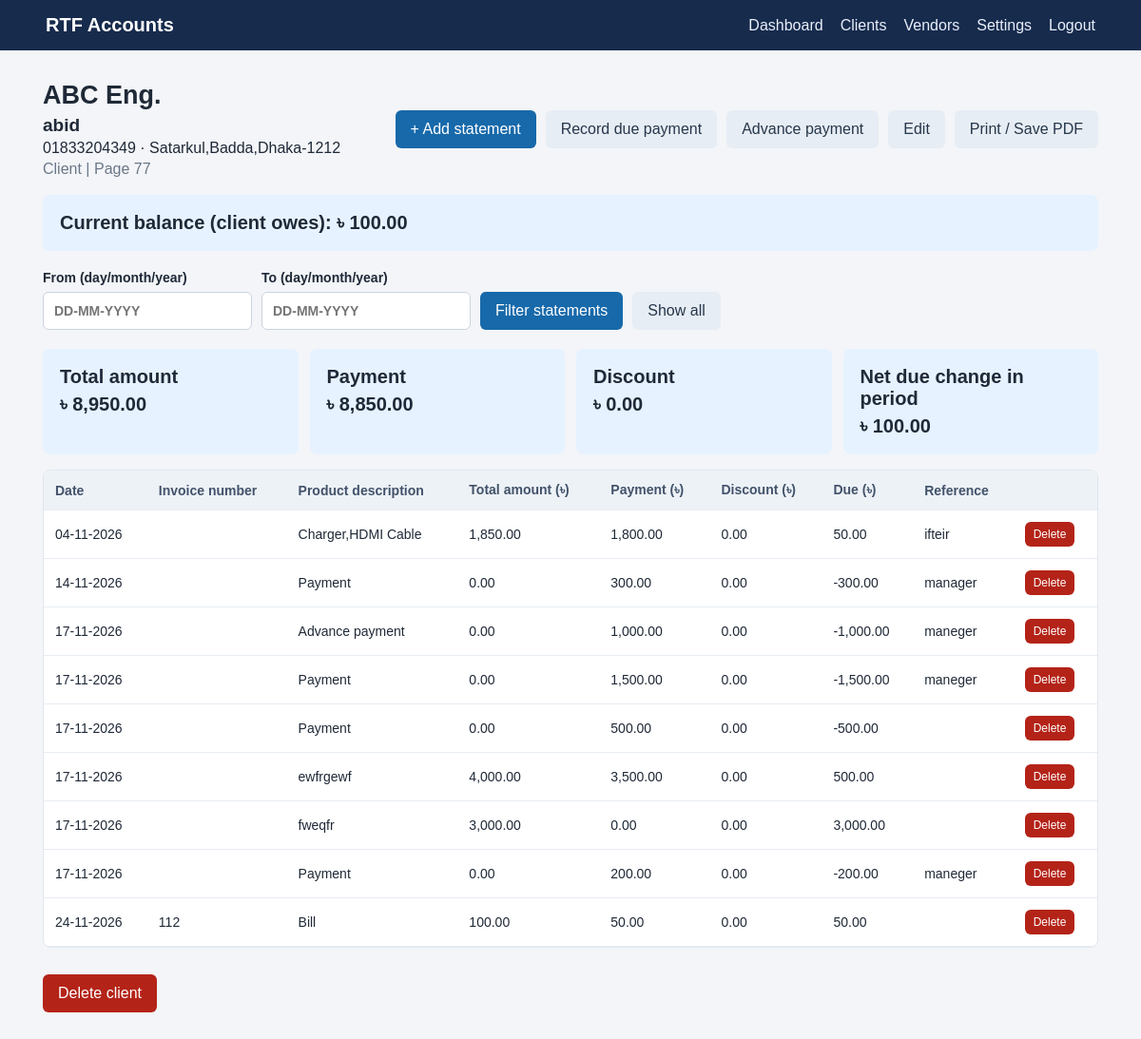
The app's page /party/1 (signed in) with its own data.
### tables this page shows
CREATE TABLE parties(
          id INTEGER PRIMARY KEY, kind TEXT NOT NULL CHECK(kind IN ('client','vendor')),
          name TEXT NOT NULL, company TEXT DEFAULT '', phone TEXT DEFAULT '', address TEXT DEFAULT '',
          page_no TEXT DEFAULT '', opening_balance REAL NOT NULL DEFAULT 0, notes TEXT DEFAULT '',
          created_at TEXT NOT NULL DEFAULT CURRENT_TIMESTAMP
        );

CREATE TABLE transactions(
          id INTEGER PRIMARY KEY, party_id INTEGER NOT NULL REFERENCES parties(id) ON DELETE CASCADE,
          txn_date TEXT NOT NULL, txn_type TEXT NOT NULL, description TEXT DEFAULT '',
          amount REAL NOT NULL CHECK(amount >= 0), reference TEXT DEFAULT '',
          created_at TEXT NOT NULL DEFAULT CURRENT_TIMESTAMP
        , payment REAL NOT NULL DEFAULT 0, discount REAL NOT NULL DEFAULT 0, invoice_no TEXT DEFAULT '');

### app.py (the view)
@app.route("/party/<int:party_id>")
@login_required
def party_detail(party_id):
    start, end = date_range_from_request()
    with db() as con:
        p=con.execute("SELECT * FROM parties WHERE id=?",(party_id,)).fetchone()
        if not p: abort(404)
        sql="SELECT * FROM transactions WHERE party_id=?"; args=[party_id]
        if start: sql+=" AND txn_date>=?"; args.append(start)
        if end: sql+=" AND txn_date<=?"; args.append(end)
        sql+=" ORDER BY txn_date,id"
        txns=con.execute(sql,args).fetchall()
        balance=party_balance(p,con)
        totals=statement_totals(p["kind"],txns)
        txns=statement_rows(p["kind"],txns)
    return render_template("party_detail.html",p=p,txns=txns,balance=balance,start=start,end=end,
                           total_amount=totals["amount"],total_payment=totals["payment"],
                           total_discount=totals["discount"],total_due=totals["due"])

### app.py (called while the page is built)
def db():
    conn = sqlite3.connect(DB_PATH)
    conn.row_factory = sqlite3.Row
    conn.execute("PRAGMA foreign_keys = ON")
    return conn

def login_required(fn):
    @wraps(fn)
    def wrapped(*args, **kwargs):
        if not session.get("user_id"):
            return redirect(url_for("login"))
        return fn(*args, **kwargs)
    return wrapped

def money(value):
    return f"{float(value or 0):,.2f}"

def parse_date(value):
    value = (value or "").strip()
    try:
        return datetime.strptime(value, "%d-%m-%Y").date()
    except ValueError:
        return date.fromisoformat(value)

def date_range_from_request():
    result = []
    for label in ("from", "to"):
        value = request.args.get(label, "").strip()
        if not value:
            result.append("")
            continue
        try:
            result.append(parse_date(value).isoformat())
        except ValueError:
            flash(f"Enter a valid {label} date in day-month-year format.", "error")
            result.append("")
    return result

@app.template_filter("money")
def money_filter(value): return money(value)

@app.template_filter("dmy")
def date_dmy(value):
    if not value:
        return ""
    try:
        parsed = value if isinstance(value, date) else parse_date(str(value))
        return parsed.strftime("%d-%m-%Y")
    except ValueError:
        return str(value)

def party_balance(p, con):
    rows = con.execute("SELECT txn_type, amount, payment, discount FROM transactions WHERE party_id=?", (p["id"],)).fetchall()
    bal = float(p["opening_balance"] or 0)
    for r in rows:
        t, a = r["txn_type"], float(r["amount"])
        if p["kind"] == "client":
            if t == "bill": bal += a - float(r["payment"] or 0) - float(r["discount"] or 0)
            elif t == "adjustment_debit": bal += a
            elif t == "payment": bal -= a + float(r["discount"] or 0)
            elif t == "adjustment_credit": bal -= a
        else:
            if t in ("purchase", "adjustment_debit"): bal += a
            elif t in ("vendor_payment", "adjustment_credit"): bal -= a
    return bal

def statement_totals(kind, txns):
    totals = {"amount": 0, "payment": 0, "discount": 0, "due": 0}
    for txn in txns:
        amount, payment, discount, due = transaction_amounts(kind, txn)
        totals["amount"] += amount
        totals["payment"] += payment
        totals["discount"] += discount
        totals["due"] += due
    return totals

### templates/party_detail.html
{% extends "base.html" %}{% block content %}<div class="pagehead"><div>{% if p.company %}<h1>{{p.company}}</h1><p class="party-name">{{p.name}}</p>{% else %}<h1>{{p.name}}</h1>{% endif %}<p>{{p.phone}} · {{p.address}}</p><span class="muted">{{p.kind|title}} | Page {{p.page_no}}</span></div><div class="actions"><a class="button" href="{{url_for('transaction_new',party_id=p.id)}}">+ Add statement</a><a class="button secondary" href="{{url_for('transaction_new',party_id=p.id,type='payment' if p.kind=='client' else 'vendor_payment')}}">{% if p.kind=='client' %}Record due payment{% else %}Pay vendor due{% endif %}</a><a class="button secondary" href="{{url_for('transaction_new',party_id=p.id,type='advance')}}">Advance payment</a><a class="button secondary" href="{{url_for('party_edit',party_id=p.id)}}">Edit</a><a class="button secondary" href="{{url_for('statement',party_id=p.id,**{'from':start,'to':end})}}" target="_blank">Print / Save PDF</a></div></div><div class="balance">{% if p.kind=='client' %}Current balance (client owes):{% else %}Current payable (owed to vendor):{% endif %} ৳ {{balance|money}}</div>{% if p.kind=='vendor' %}<p class="muted">Opening balance: ৳ {{p.opening_balance|money}}</p>{% endif %}<form class="search" method="get"><label>From (day/month/year) <input type="text" name="from" inputmode="numeric" placeholder="DD-MM-YYYY" value="{{start|dmy}}"></label><label>To (day/month/year) <input type="text" name="to" inputmode="numeric" placeholder="DD-MM-YYYY" value="{{end|dmy}}"></label><button>Filter statements</button><a class="button secondary" href="{{url_for('party_detail',party_id=p.id)}}">Show all</a></form><div class="summary-grid"><div class="balance">Total amount<br><strong>৳ {{total_amount|money}}</strong></div><div class="balance">Payment<br><strong>৳ {{total_payment|money}}</strong></div><div class="balance">Discount<br><strong>৳ {{total_discount|money}}</strong></div><div class="balance">Net due change in period<br><strong>৳ {{total_due|money}}</strong></div></div><div class="table-wrap"><table><tr><th>Date</th>{% if p.kind=='client' %}<th>Invoice number</th>{% endif %}<th>Product description</th><th>Total amount (৳)</th><th>Payment (৳)</th><th>Discount (৳)</th><th>Due (৳)</th><th>Reference</th><th class="no-print"></th></tr>{% for t in txns %}<tr><td>{{t.txn_date|dmy}}</td>{% if p.kind=='client' %}<td>{{t.invoice_no}}</td>{% endif %}<td>{{t.description or (t.txn_type|replace('_',' ')|title)}}</td><td>{{t.display_amount|money}}</td><td>{{t.display_payment|money}}</td><td>{{t.display_discount|money}}</td><td>{{t.display_due|money}}</td><td>{{t.reference}}</td><td class="no-print"><form method="post" action="{{url_for('transaction_delete',txn_id=t.id)}}" onsubmit="return confirm('Delete this transaction?')"><button class="danger small">Delete</button></form></td></tr>{% else %}<tr><td colspan="{% if p.kind=='client' %}9{% else %}8{% endif %}">No transactions in this date range.</td></tr>{% endfor %}</table></div><form method="post" action="{{url_for('party_delete',party_id=p.id)}}" onsubmit="return confirm('Delete this record and all its transactions?')" class="delete no-print"><button class="danger">Delete {{p.kind}}</button></form>{% endblock %}

### static/style.css (style rules this page uses)
:root { font-family:Arial,Helvetica,sans-serif;color:#1f2937;background:#f3f5f8 }
* { box-sizing:border-box }
body { margin:0 }
h1 { margin:0 0 22px;font-size:27px }
label { display:grid;gap:7px;font-weight:600;font-size:14px }
input,select,textarea { font:inherit;padding:11px;border:1px solid #cbd3df;border-radius:6px;background:white;min-width:0 }
button,.button { display:inline-block;border:0;border-radius:6px;background:#1769aa;color:white;padding:11px 16px;font:inherit;text-decoration:none;cursor:pointer }
.secondary { background:#e7edf4;color:#26374b }
.danger { background:#b42318 }
.small { padding:6px 9px;font-size:12px }
.actions,.pagehead { display:flex;align-items:center;gap:10px;flex-wrap:wrap }
.pagehead { justify-content:space-between;margin-bottom:18px }
.pagehead h1 { margin-bottom:5px }
.pagehead p { margin:4px 0 }
.search { display:flex;gap:10px;align-items:end;flex-wrap:wrap;margin:20px 0 }
.search input { min-width:220px }
.table-wrap { overflow:auto;background:white;border:1px solid #e1e6ee;border-radius:8px }
table { width:100%;border-collapse:collapse;min-width:680px }
th,td { text-align:left;padding:12px;border-bottom:1px solid #e8edf3;font-size:14px }
th { background:#edf2f7;color:#42526a }
.balance { font-size:20px;font-weight:bold;padding:18px;background:#e6f2ff;border-radius:8px;margin:18px 0 }
.muted,small { color:#6b7788 }
.delete { margin-top:28px }
.summary-grid { display:grid;grid-template-columns:repeat(4,minmax(0,1fr));gap:12px;margin:16px 0 }
.summary-grid .balance { margin:0 }
.summary-grid strong { display:inline-block;margin-top:6px }
.party-name { font-size:19px;font-weight:600;margin:5px 0 }

### records on screen
parties: company "ABC Eng.", name "abid", phone "01833204349", address "Satarkul,Badda,Dhaka-1212", kind "Client", page_no "77", kind "client"
transactions: txn_date|dmy "04-11-2026", description "Charger,HDMI Cable", display_amount "1,850.00", display_payment "1,800.00", display_discount "0.00", display_due "50.00", reference "ifteir"
transactions: txn_date|dmy "14-11-2026", description+txn_type "Payment", display_amount "0.00", display_payment "300.00", display_discount "0.00", display_due "-300.00", reference "manager"
transactions: txn_date|dmy "17-11-2026", description "Advance payment", display_amount "0.00", display_payment "1,000.00", display_discount "0.00", display_due "-1,000.00", reference "maneger"
transactions: txn_date|dmy "17-11-2026", description+txn_type "Payment", display_amount "0.00", display_payment "1,500.00", display_discount "0.00", display_due "-1,500.00", reference "maneger"
transactions: txn_date|dmy "17-11-2026", description+txn_type "Payment", display_amount "0.00", display_payment "500.00", display_discount "0.00", display_due "-500.00"
transactions: txn_date|dmy "17-11-2026", description "ewfrgewf", display_amount "4,000.00", display_payment "3,500.00", display_discount "0.00", display_due "500.00"
transactions: txn_date|dmy "17-11-2026", description "fweqfr", display_amount "3,000.00", display_payment "0.00", display_discount "0.00", display_due "3,000.00"
transactions: txn_date|dmy "17-11-2026", description+txn_type "Payment", display_amount "0.00", display_payment "200.00", display_discount "0.00", display_due "-200.00", reference "maneger"
transactions: txn_date|dmy "24-11-2026", invoice_no "112", description+txn_type "Bill", display_amount "100.00", display_payment "50.00", display_discount "0.00", display_due "50.00"

### other values on screen
{{ balance|money }} "100.00"
{{ total_amount|money }} "8,950.00"
{{ total_payment|money }} "8,850.00"
{{ total_discount|money }} "0.00"
{{ total_due|money }} "100.00"
